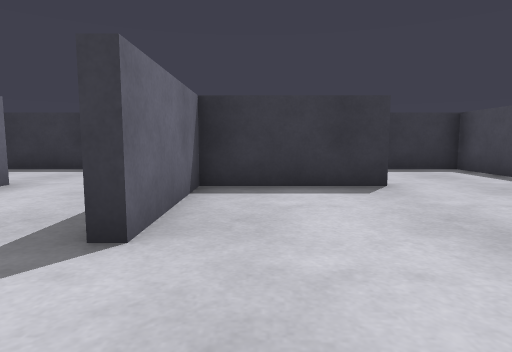
view 1 (above)

18 first-person views from a walk through a robot-simulator world made for Gazebo. The camera is 0.15 m above the floor, tilts 6° down and sees 75° across. The floor is counted in squares, 0.2 m on a side. Each view is taken from the middle of a square. On the plan, view 1 faces up. The plan holds only what a view shows up to about 11 squares ahead; the rest is blank. The place goes on beyond the plan.

view 2
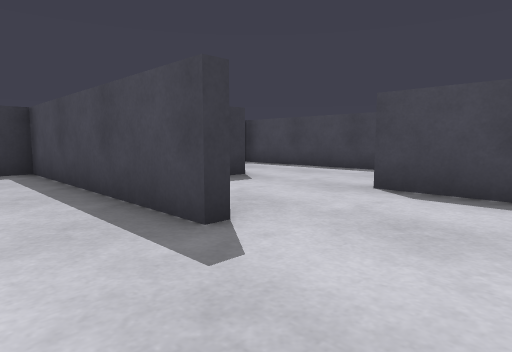

view 3
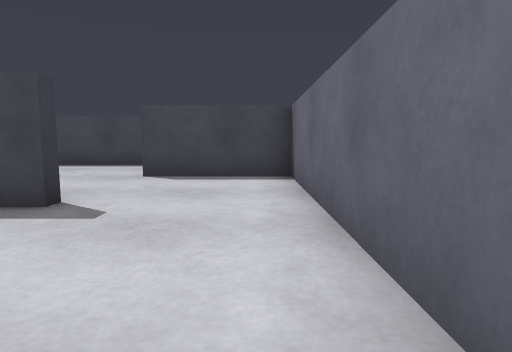

view 4
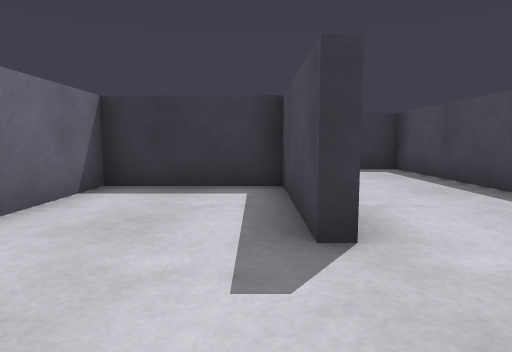

view 5
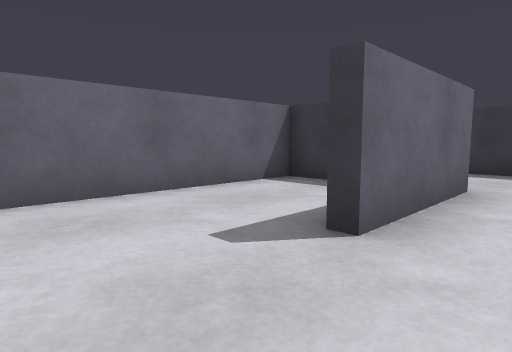

view 6
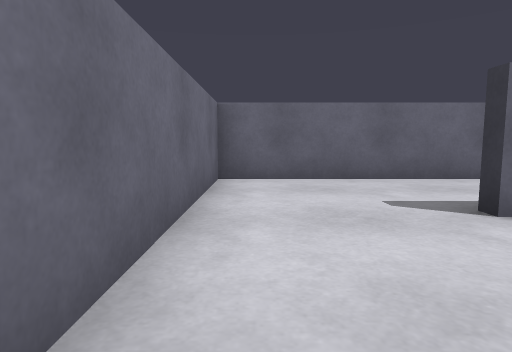

view 7
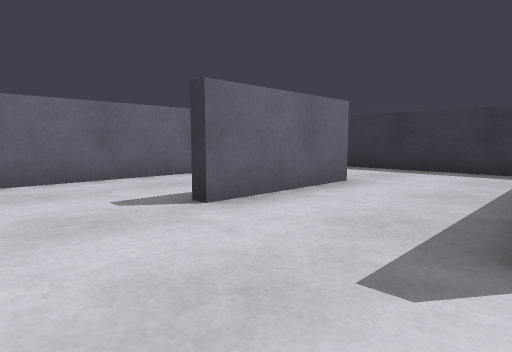

view 8
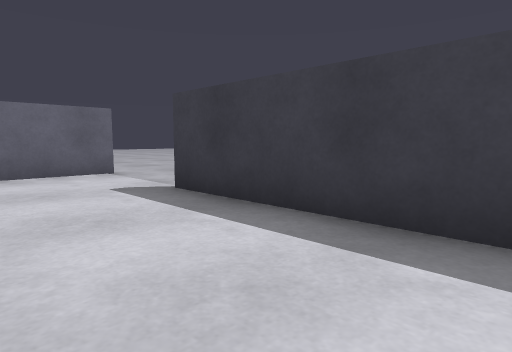

view 9
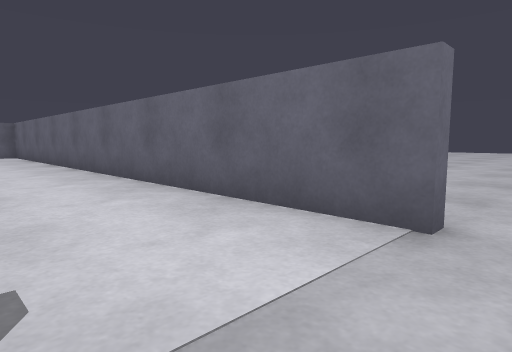

view 10
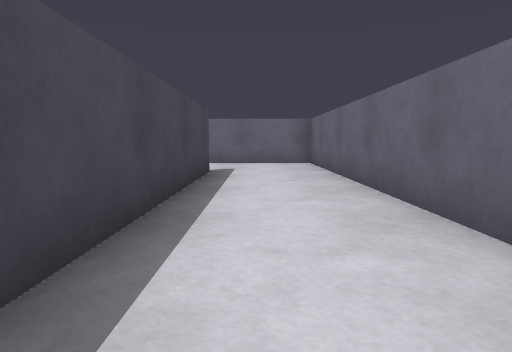

view 11
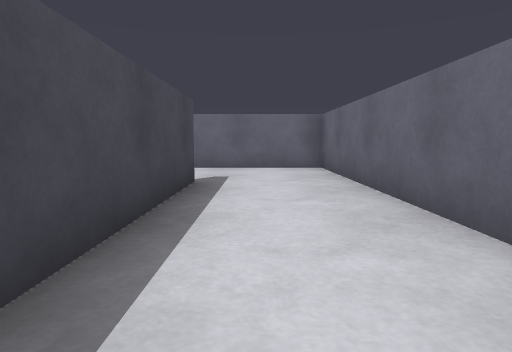

view 12
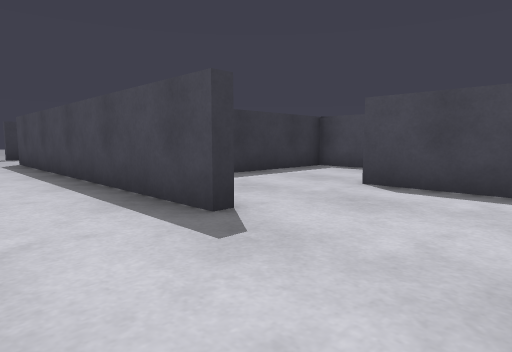

view 13
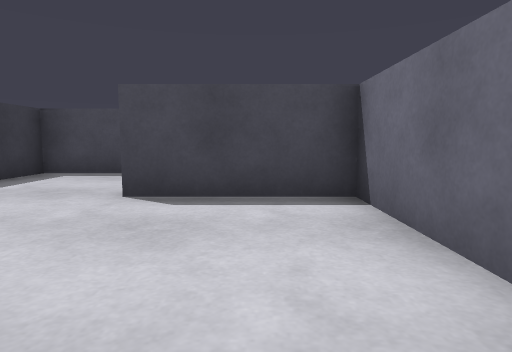

view 14
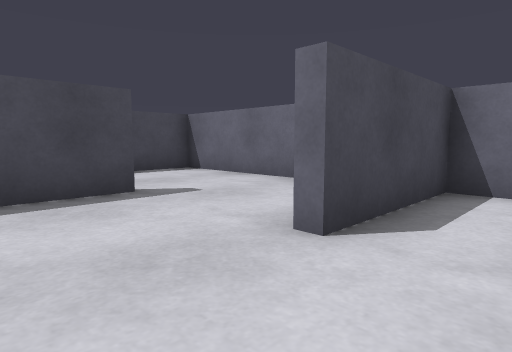

view 15
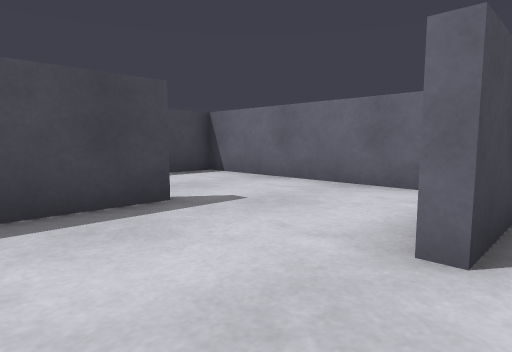

view 16
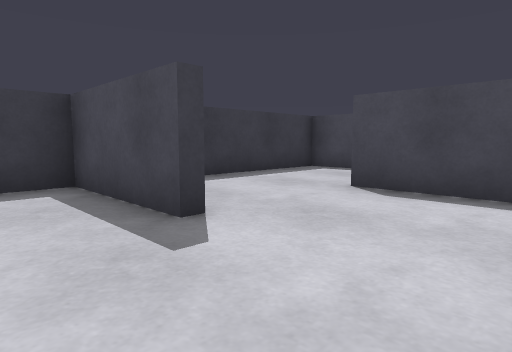

view 17
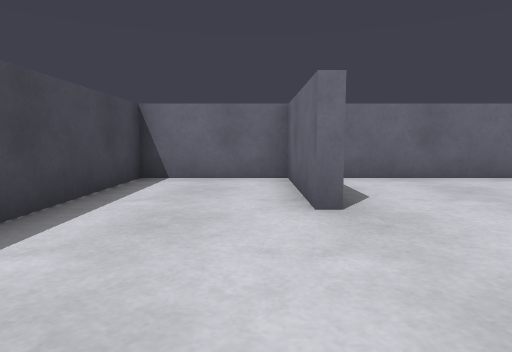

view 18
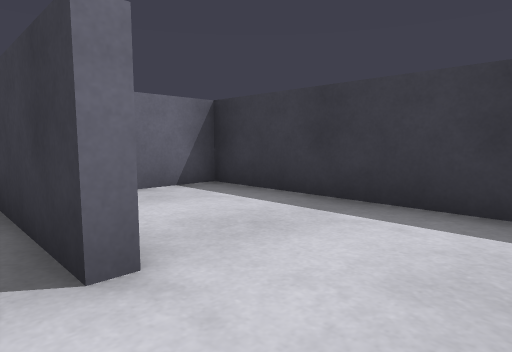

### Floor plan
Ten units are one square. View 1 is at (0, 0); x grows to the right and y downward. Boxes are objects, and circles mark ways between rooms. Rooms are numbered by the first view taken in them; rooms with no view inside come last. Other rooms are left out.
<svg viewBox="-117 -97 175 222">
<path fill="none" stroke="#000" d="M22 -56 -9 -56 -9 -24M-6 7 21 7 21 -25M-42 -58 -42 -24 -45 -24M-45 7 -6 7M-109 -92 -109 74 -75 74M-79 42 -79 -58M-12 -24 -12 -89 -78 -89M-45 -24 -45 -56 -75 -56 -75 7 -45 7M-112 -92 -109 -92M-75 74 -45 74 -45 41M-34 11 -49 11M-12 42 -12 11 -34 11M-32 74 -5 74M53 -55 53 -89 -9 -89 -9 -72M22 -25 22 7 53 7 53 -55M24 11 12 11M-5 74 21 74 21 41"/>
<circle cx="-10" cy="-10" r="3" fill="#2a7"/>
<circle cx="20" cy="-40" r="3" fill="#2a7"/>
<circle cx="-40" cy="-10" r="3" fill="#2a7"/>
<circle cx="-90" cy="-90" r="3" fill="#2a7"/>
<circle cx="-80" cy="60" r="3" fill="#2a7"/>
<circle cx="-40" cy="30" r="3" fill="#2a7"/>
<circle cx="-10" cy="60" r="3" fill="#2a7"/>
<circle cx="35" cy="-60" r="3" fill="#2a7"/>
<text x="10" y="-30">1</text>
<text x="-90" y="-30">2</text>
<text x="-60" y="-20">3</text>
<text x="10" y="120">4</text>
<text x="-60" y="40">5</text>
<text x="-20" y="50">6</text>
<text x="20" y="-70">7</text>
<text x="30" y="-30">8</text>
<text x="10" y="40">9</text>
</svg>
Room 1 opens to room 2. Room 1 opens to room 8. Room 2 opens to room 3. Room 2 opens to room 4. Room 2 opens to room 5. Room 5 opens to room 6. Room 6 opens to room 9. Room 7 opens to room 8.

Where each view was taken, in squares from view 1:
view 1: 0 up, 0 right, facing up
view 2: 0 up, 3 left, facing up-right
view 3: 0 up, 5 left, facing right
view 4: 0 up, 5 left, facing up
view 5: 0 up, 3 left, facing up-left
view 6: 0 up, 1 left, facing left
view 7: 0 up, 1 left, facing up-left
view 8: 6 up, 3 left, facing up-left
view 9: 10 up, 8 left, facing down-left
view 10: 4 up, 9 left, facing down
view 11: 2 up, 9 left, facing down
view 12: 7 down, 10 left, facing up-right
view 13: 6 down, 9 left, facing right
view 14: 2 down, 6 left, facing down-right
view 15: 2 down, 5 left, facing down-right
view 16: 7 down, 3 left, facing up-right
view 17: 6 up, 3 right, facing down
view 18: 5 up, 4 right, facing up-left
